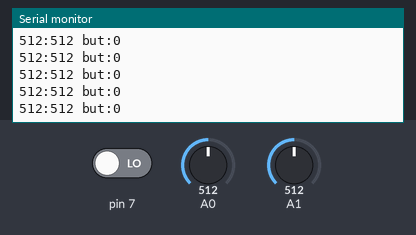
Bench run of a sketch on a simulated Arduino Uno, built with avr-gcc and run on an emulated ATmega328P. On the bench: the last lines printed to the serial monitor. Inputs (shaded band) come from the test bench; at power-on: A0 = 512, A1 = 512, pin 7 LOW.

Above: at 1.2 s.
1.3 s: A0 set to 716
At 1.31 s:
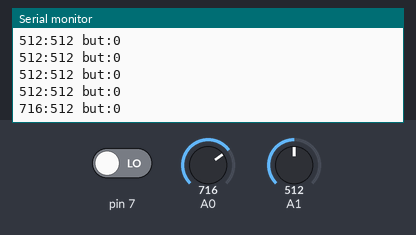
2.8 s: A1 set to 716
At 2.82 s:
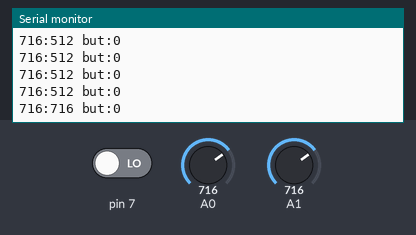
4.3 s: pin 7 driven HIGH
At 4.33 s:
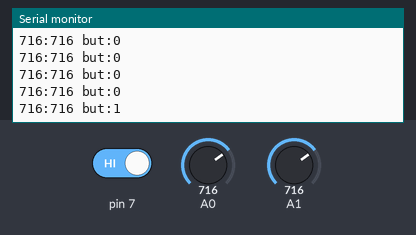
5.8 s: A0 set to 900
At 5.84 s:
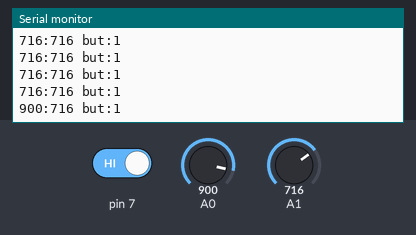
7.3 s: A1 set to 900
At 7.35 s:
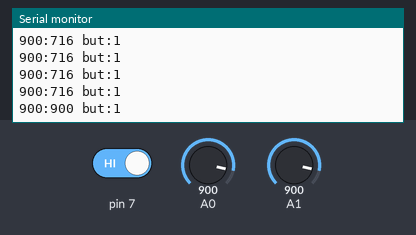
8.8 s: pin 7 driven LOW
At 8.86 s:
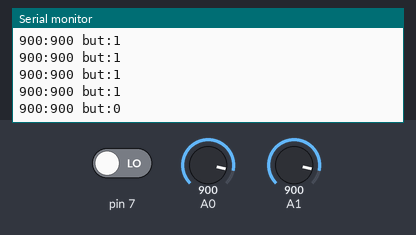
Timing chart, 0 to 11.3 s (numbered marks = the images above; inputs shaded):
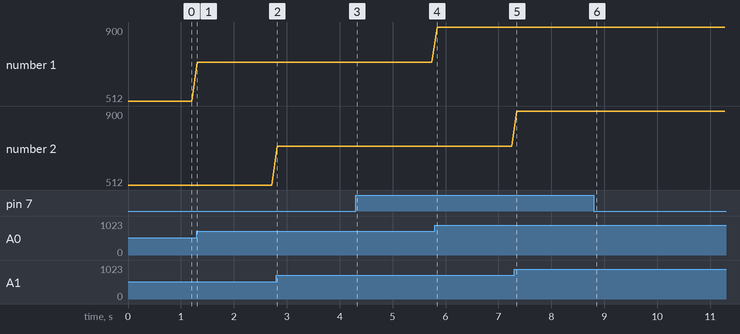

Measured:
- after the input at 1.3 s, the serial monitor: prints a new line at once (image 1)
- after the input at 2.8 s, the serial monitor: prints a new line at once (image 2)
- after the input at 4.3 s, the serial monitor: prints a new line at once (image 3)
- after the input at 5.8 s, the serial monitor: prints a new line at once (image 4)
- after the input at 7.3 s, the serial monitor: prints a new line after 0.05 s (image 5)
- after the input at 8.8 s, the serial monitor: prints a new line after 0.06 s (image 6)
- plotted number 1: 512 → 716 after the input at 1.3 s, 716 → 900 after the input at 5.8 s

The sketch:

joystick.ino
```cpp
// the setup function runs once when you press reset or power the board
void setup() {
 Serial.begin(9600);
 pinMode(7, INPUT);
}

// the loop function runs over and over again forever
void loop() {

 int button = digitalRead(7);
 int x = analogRead(A0);
 int y = analogRead(A1);
 Serial.print(x);
 Serial.print(":");
 Serial.print(y);
 Serial.print(" but:");
 Serial.println(button);


 delay(100);
}
```
